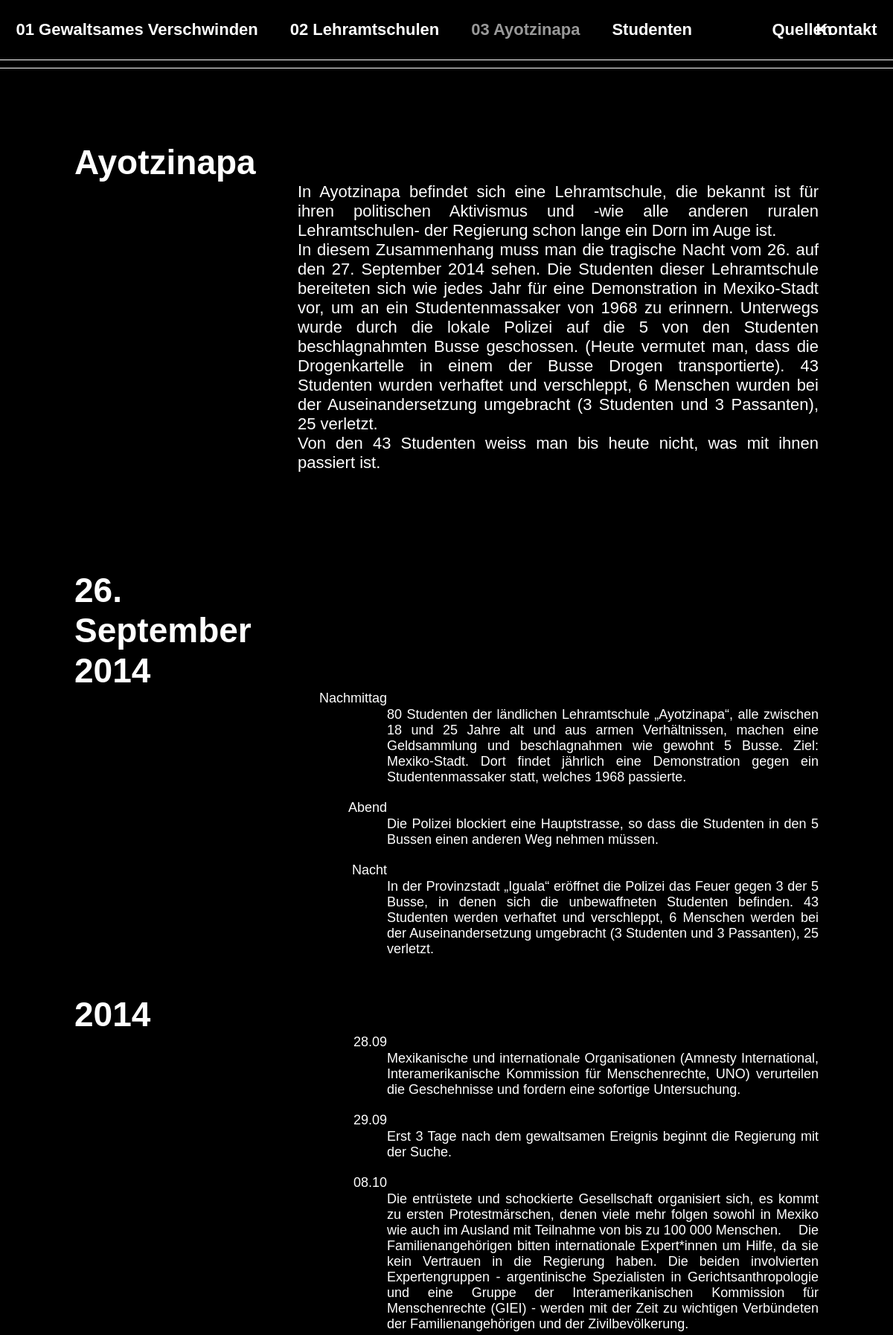
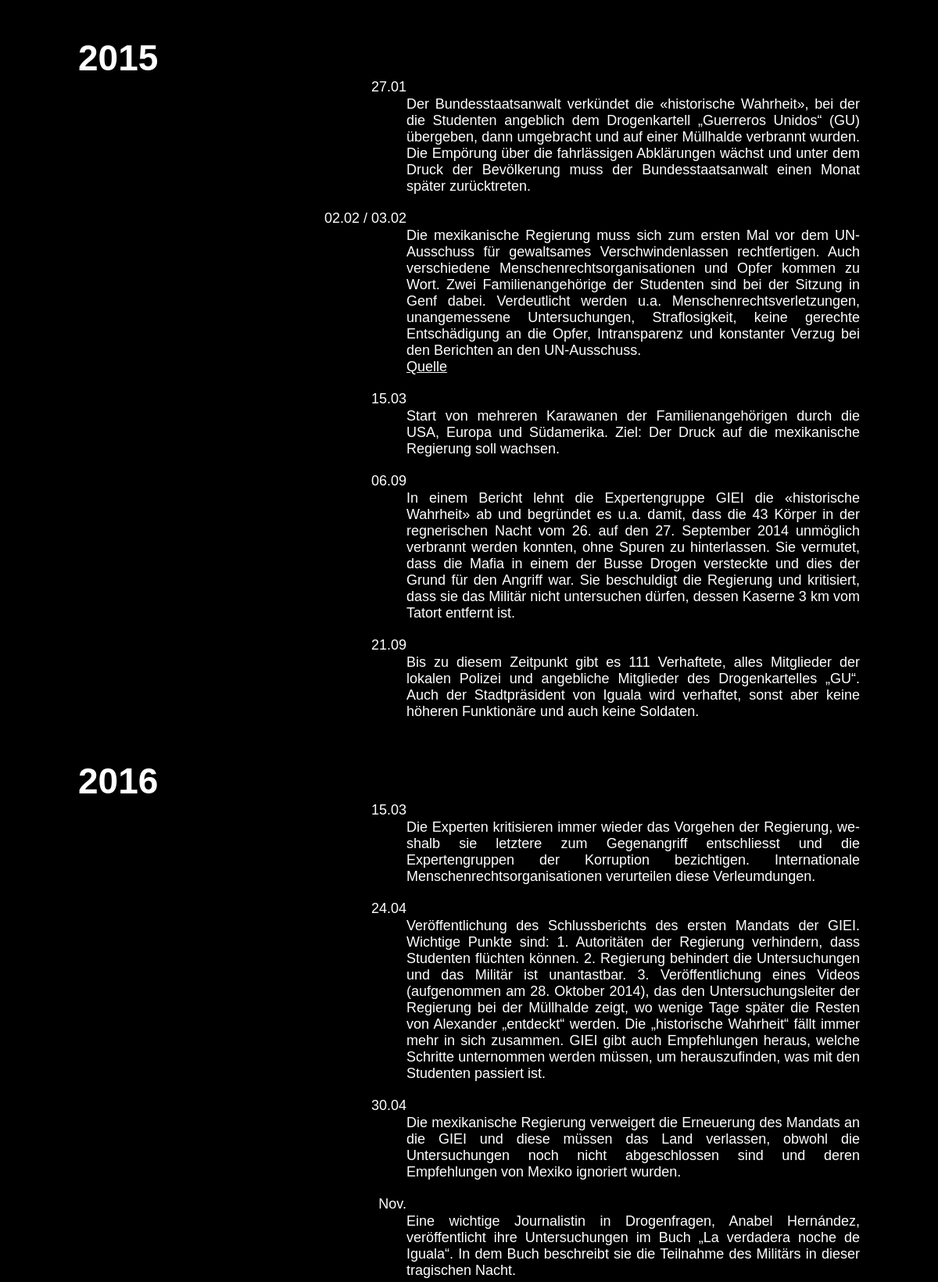
Screenshot of /ayotzinapa/ (upper part) with the database file from the repository (2 pictures, top to bottom).
### main/models.py (models this page shows, shortened)
class Page(models.Model):
    PAGES = [
    ('home', 'Gewaltsames Verschwinden'),
    ('school', 'Lehramtschulen'),
    ('ayotzinapa', 'Ayotzinapa'),
    ('students', 'Studenten'),
    ('source', 'Quellen'),
    ('contact', 'Kontakt'),
    ('impressum', 'Impressum'),
    ('legal', 'Data protection'),
]
    title = models.CharField(max_length=20, choices=PAGES, default='home')
    text = models.TextField(blank=True)
    image = models.ImageField(blank=True, null=True, upload_to= 'uploads/')
    image_alt = models.CharField(max_length=50, blank=True)
    source = models.TextField(blank=True)
    class Meta:
        verbose_name = 'Seite'
        verbose_name_plural = 'Seiten'

class Time_Step(models.Model):
    YEARS = [
    ('september', '26. September 2014'),
    ('2014', '2014'),
    ('2015', '2015'),
    ('2016', '2016'),
    ('2017', '2017'),
    ('2018', '2018'),
    ('2019', '2019'),
    ('2020', '2020'),
    ('2021', '2021'),
    ('2022', '2022'),
    ('2023', '2023'),
]
    year = models.CharField(choices=YEARS, max_length=10, default='2014')
    date_time = models.CharField(max_length=20)
    text = models.TextField()
    class Meta:
        verbose_name = 'Zeitpunkt'
        verbose_name_plural = 'Zeitpunkte'

### main/views.py (the view)
# urls.py: path('ayotzinapa/', ayotzinapa, name='ayotzinapa'),
def ayotzinapa (request):
    page = Page.objects.get(title='ayotzinapa')
    time_steps_september = Time_Step.objects.filter(year = 'september')
    time_steps_2014 = Time_Step.objects.filter(year = '2014')
    time_steps_2015 = Time_Step.objects.filter(year = '2015')
    time_steps_2016 = Time_Step.objects.filter(year = '2016')
    time_steps_2017 = Time_Step.objects.filter(year = '2017')
    time_steps_2018 = Time_Step.objects.filter(year = '2018')
    time_steps_2019 = Time_Step.objects.filter(year = '2019')
    time_steps_2020 = Time_Step.objects.filter(year = '2020')
    time_steps_2021 = Time_Step.objects.filter(year = '2021')
    time_steps_2022 = Time_Step.objects.filter(year = '2022')
    time_steps_2023 = Time_Step.objects.filter(year = '2023')
    return render (request, 'ayotzinapa.html', {'page': page,
                                                'time_steps_september': time_steps_september,
                                                'time_steps_2014': time_steps_2014,
                                                'time_steps_2015': time_steps_2015,
                                                'time_steps_2016': time_steps_2016,
                                                'time_steps_2017': time_steps_2017,
                                                'time_steps_2018': time_steps_2018,
                                                'time_steps_2019': time_steps_2019,
                                                'time_steps_2020': time_steps_2020,
                                                'time_steps_2021': time_steps_2021,
                                                'time_steps_2022': time_steps_2022,
                                                'time_steps_2023': time_steps_2023})

### main/templatetags/markdown_extras.py (called while the page is built)
@register.filter()
@stringfilter
def convert_markdown(value):
    return markdown.markdown(value)

### main/templates/ayotzinapa.html (shortened to what this page needs)
{% extends 'page.html' %}
{% load markdown_extras %}
{% block load %}ayotzinapa{% endblock %}
{% block stylesheets %}
<link rel="stylesheet" href="../static/style/ayotzinapa.css">
{% endblock %}
{% block content %}
<div class="grid-template max-width mb-100">
    <h1 class="year">{{ page.get_title_display }}</h1>
    <div class="page-text">
        <div class="text">{{ page.text | convert_markdown | safe }}</div>
    </div>
</div>
{% if time_steps_september %}
<div class="grid-template max-width">
    <h1 class="year">26. September 2014</h1>
    <div class="page-text grid-template-smal fontsize-timetable">
        {% for time_step in time_steps_september %}
            <span class="date">{{ time_step.date_time }}</span>
            <div class="pt-font-size mb-20">{{ time_step.text | convert_markdown | safe }}</div>
        {% endfor %}
    </div>
</div>
{% endif %}
{% if time_steps_2014 %}
<div class="grid-template max-width">
    <h1 class="year">2014</h1>
    <div class="page-text grid-template-smal fontsize-timetable">
        {% for time_step in time_steps_2014 %}
            <span class="date">{{ time_step.date_time }}</span>
            <div class="pt-font-size mb-20">{{ time_step.text | convert_markdown | safe }}</div>
        {% endfor %}
    </div>
</div>
{% endif %}
{% if time_steps_2015 %}
<div class="grid-template max-width">
    <h1 class="year">2015</h1>
    <div class="page-text grid-template-smal fontsize-timetable">
        {% for time_step in time_steps_2015 %}
            <span class="date">{{ time_step.date_time }}</span>
            <div class="pt-font-size mb-20">{{ time_step.text | convert_markdown | safe }}</div>
        {% endfor %}
    </div>
</div>
{% endif %}
{% if time_steps_2016 %}
<div class="grid-template max-width">
    <h1 class="year">2016</h1>
    <div class="page-text grid-template-smal fontsize-timetable">
        {% for time_step in time_steps_2016 %}
            {% if time_step.date_time == "empty" %}
            <div class="date mt-100"></span><div class="red-circle date"></div></div>
            <div class="pt-font-size mb-20 mt-100">{{ time_step.text | convert_markdown | safe }}</div>
            {% else %}
            <span class="date">{{ time_step.date_time }}</span>
            <div class="pt-font-size mb-20">{{ time_step.text | convert_markdown | safe }}</div>
            {% endif %}
        {% endfor %}
    </div>
</div>
{% endif %}
{% endblock %}

### main/static/style/generalStyle.css (style rules this page uses)
:root { --background-color-header: rgb(0, 0, 0); --background-color-body: black; --header-height: 80px; --text-color: white; --max-content-width: 1000px; --font-size: 22px; --font-size-time-table: 18px; --opacity: 0.6; }
body { margin: 0; font-family: Helvetica, Arial, sans-serif; min-height: calc(100vh - var(--header-height)); background-color: var(--background-color-body); color: var(--text-color); display: flex; flex-direction: column; align-items: center; font-size: var(--font-size); }
a { color: white; }
p { margin-block-start: 21px; margin-block-end: 0; }
h1 { font-size: 46px !important; }
.max-width { max-width: var(--max-content-width); }
.grid-template { display: grid; grid-template-columns: 300px auto; }
.page-text { grid-row-start: 2; grid-column-start: 2; hyphens: auto; text-align: justify; }
.mb-100 { margin-bottom: 100px; }
.fontsize-timetable { font-size: var(--font-size-time-table); }

### main/static/style/ayotzinapa.css (style rules this page uses)
.text { grid-column-start: 2; }
.date { text-align-last: right; position: relative; }
.year { grid-row-start: 1; grid-column-start: 1; text-align-last: left; margin-block-end: 0; }
.grid-template-smal { display: grid; grid-template-columns: 120px auto; }
.pt-font-size { padding-top: var(--font-size); }
.mb-20 { margin-bottom: 20px; }
p { margin-block-start: 0; }

### rows the page displays
Page: title "Ayotzinapa", text|convert_markdown "In Ayotzinapa befindet sich eine Lehramtschule, die bekannt ist für ihren politischen Aktivismus und -wie alle anderen ruralen Lehramtschulen- der Regierung schon lange ein Dorn im Auge ist. In diesem Zusammenhang muss man die tragische Nacht vom 26. auf den 27. September 2014 sehen. Die Studenten dieser Lehramtschule bereiteten sich wie jedes Jahr für eine Demonstration in Mexiko-Stadt vor, um an ein Studentenmassaker von 1968 zu erinnern. Unterwegs wurde durch die lokale Polizei auf die 5 von den Studenten beschlagnahmten Busse geschossen. (Heute vermutet man, dass die Drogenkartelle in einem der Busse Drogen transportierte). 43 Studenten wurden verhaftet und verschleppt, 6 Menschen…"
Time_Step: date_time "Nachmittag", text|convert_markdown "80 Studenten der ländlichen Lehramtschule „Ayotzinapa“, alle zwischen 18 und 25 Jahre alt und aus armen Verhältnissen, machen eine Geldsammlung und beschlagnahmen wie gewohnt 5 Busse. Ziel: Mexiko-Stadt. Dort findet jährlich eine Demonstration gegen ein Studentenmassaker statt, welches 1968 passierte."
Time_Step: date_time "Abend", text|convert_markdown "Die Polizei blockiert eine Hauptstrasse, so dass die Studenten in den 5 Bussen einen anderen Weg nehmen müssen."
Time_Step: date_time "Nacht", text|convert_markdown "In der Provinzstadt „Iguala“ eröffnet die Polizei das Feuer gegen 3 der 5 Busse, in denen sich die unbewaffneten Studenten befinden. 43 Studenten werden verhaftet und verschleppt, 6 Menschen werden bei der Auseinandersetzung umgebracht (3 Studenten und 3 Passanten), 25 verletzt."
Time_Step: date_time "28.09", text|convert_markdown "Mexikanische und internationale Organisationen (Amnesty International, Interamerikanische Kommission für Menschenrechte, UNO) verurteilen die Geschehnisse und fordern eine sofortige Untersuchung."
Time_Step: date_time "29.09", text|convert_markdown "Erst 3 Tage nach dem gewaltsamen Ereignis beginnt die Regierung mit der Suche."
Time_Step: date_time "08.10", text|convert_markdown "Die entrüstete und schockierte Gesellschaft organisiert sich, es kommt zu ersten Protestmärschen, denen viele mehr folgen sowohl in Mexiko wie auch im Ausland mit Teilnahme von bis zu 100 000 Menschen. Die Familienangehörigen bitten internationale Expert*innen um Hilfe, da sie kein Vertrauen in die Regierung haben. Die beiden involvierten Expertengruppen - argentinische Spezialisten in Gerichtsanthropologie und eine Gruppe der Interamerikanischen Kommission für Menschenrechte (GIEI) - werden mit der Zeit zu wichtigen Verbündeten der Familienangehörigen und der Zivilbevölkerung."
Time_Step: date_time "27.01", text|convert_markdown "Der Bundesstaatsanwalt verkündet die «historische Wahrheit», bei der die Studenten angeblich dem Drogenkartell „Guerreros Unidos“ (GU) übergeben, dann umgebracht und auf einer Müllhalde verbrannt wurden. Die Empörung über die fahrlässigen Abklärungen wächst und unter dem Druck der Bevölkerung muss der Bundesstaatsanwalt einen Monat später zurücktreten."
Time_Step: date_time "02.02 / 03.02", text|convert_markdown "Die mexikanische Regierung muss sich zum ersten Mal vor dem UN-Ausschuss für gewaltsames Verschwindenlassen rechtfertigen. Auch verschiedene Menschenrechtsorganisationen und Opfer kommen zu Wort. Zwei Familienangehörige der Studenten sind bei der Sitzung in Genf dabei. Verdeutlicht werden u.a. Menschenrechtsverletzungen, unangemessene Untersuchungen, Straflosigkeit, keine gerechte Entschädigung an die Opfer, Intransparenz und konstanter Verzug bei den Berichten an den UN-Ausschuss. Quelle"
Time_Step: date_time "15.03", text|convert_markdown "Start von mehreren Karawanen der Familienangehörigen durch die USA, Europa und Südamerika. Ziel: Der Druck auf die mexikanische Regierung soll wachsen."
Time_Step: date_time "06.09", text|convert_markdown "In einem Bericht lehnt die Expertengruppe GIEI die «historische Wahrheit» ab und begründet es u.a. damit, dass die 43 Körper in der regnerischen Nacht vom 26. auf den 27. September 2014 unmöglich verbrannt werden konnten, ohne Spuren zu hinterlassen. Sie vermutet, dass die Mafia in einem der Busse Drogen versteckte und dies der Grund für den Angriff war. Sie beschuldigt die Regierung und kritisiert, dass sie das Militär nicht untersuchen dürfen, dessen Kaserne 3 km vom Tatort entfernt ist."
Time_Step: date_time "21.09", text|convert_markdown "Bis zu diesem Zeitpunkt gibt es 111 Verhaftete, alles Mitglieder der lokalen Polizei und angebliche Mitglieder des Drogenkartelles „GU“. Auch der Stadtpräsident von Iguala wird verhaftet, sonst aber keine höheren Funktionäre und auch keine Soldaten."
Time_Step: date_time "15.03", text|convert_markdown "Die Experten kritisieren immer wieder das Vorgehen der Regierung, weshalb sie letztere zum Gegenangriff entschliesst und die Expertengruppen der Korruption bezichtigen. Internationale Menschenrechtsorganisationen verurteilen diese Verleumdungen."
Time_Step: date_time "24.04", text|convert_markdown "Veröffentlichung des Schlussberichts des ersten Mandats der GIEI. Wichtige Punkte sind: 1. Autoritäten der Regierung verhindern, dass Studenten flüchten können. 2. Regierung behindert die Untersuchungen und das Militär ist unantastbar. 3. Veröffentlichung eines Videos (aufgenommen am 28. Oktober 2014), das den Untersuchungsleiter der Regierung bei der Müllhalde zeigt, wo wenige Tage später die Resten von Alexander „entdeckt“ werden. Die „historische Wahrheit“ fällt immer mehr in sich zusammen. GIEI gibt auch Empfehlungen heraus, welche Schritte unternommen werden müssen, um herauszufinden, was mit den Studenten passiert ist."
Time_Step: date_time "30.04", text|convert_markdown "Die mexikanische Regierung verweigert die Erneuerung des Mandats an die GIEI und diese müssen das Land verlassen, obwohl die Untersuchungen noch nicht abgeschlossen sind und deren Empfehlungen von Mexiko ignoriert wurden."
Time_Step: date_time "Nov.", text|convert_markdown "Eine wichtige Journalistin in Drogenfragen, Anabel Hernández, veröffentlicht ihre Untersuchungen im Buch „La verdadera noche de Iguala“. In dem Buch beschreibt sie die Teilnahme des Militärs in dieser tragischen Nacht."
